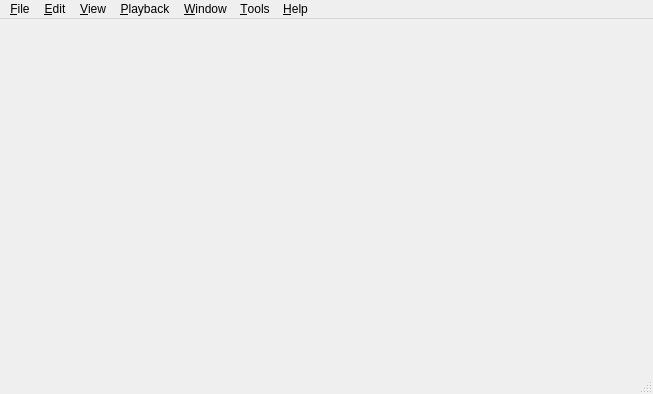
<?xml version="1.0" encoding="UTF-8"?>
<ui version="4.0">
 <class>MainWindow</class>
 <widget class="QMainWindow" name="MainWindow">
  <property name="geometry">
   <rect>
    <x>0</x>
    <y>0</y>
    <width>653</width>
    <height>394</height>
   </rect>
  </property>
  <property name="windowTitle">
   <string>MainWindow</string>
  </property>
  <widget class="QWidget" name="centralWidget">
   <property name="sizePolicy">
    <sizepolicy hsizetype="Minimum" vsizetype="Minimum">
     <horstretch>0</horstretch>
     <verstretch>0</verstretch>
    </sizepolicy>
   </property>
   <property name="maximumSize">
    <size>
     <width>0</width>
     <height>0</height>
    </size>
   </property>
  </widget>
  <widget class="QMenuBar" name="menuBar">
   <property name="geometry">
    <rect>
     <x>0</x>
     <y>0</y>
     <width>653</width>
     <height>16</height>
    </rect>
   </property>
   <widget class="QMenu" name="menu_File">
    <property name="title">
     <string>&amp;File</string>
    </property>
    <widget class="QMenu" name="menu_New">
     <property name="title">
      <string>&amp;New</string>
     </property>
     <addaction name="actionProject"/>
     <addaction name="separator"/>
     <addaction name="actionSequence"/>
     <addaction name="actionFolder"/>
    </widget>
    <widget class="QMenu" name="menuOpen_Recent">
     <property name="title">
      <string>Open Recent</string>
     </property>
    </widget>
    <addaction name="menu_New"/>
    <addaction name="action_Open_Project"/>
    <addaction name="menuOpen_Recent"/>
    <addaction name="action_Save_Project"/>
    <addaction name="actionSave_Project_As"/>
    <addaction name="separator"/>
    <addaction name="action_Import"/>
    <addaction name="separator"/>
    <addaction name="actionExport"/>
    <addaction name="separator"/>
    <addaction name="actionExit"/>
   </widget>
   <widget class="QMenu" name="menuEdit">
    <property name="title">
     <string>&amp;Edit</string>
    </property>
    <addaction name="action_Undo"/>
    <addaction name="action_Redo"/>
    <addaction name="separator"/>
    <addaction name="actionCu_t"/>
    <addaction name="actionCop_y"/>
    <addaction name="action_Paste"/>
    <addaction name="actionPasteInsert"/>
    <addaction name="actionDuplicate"/>
    <addaction name="actionDelete"/>
    <addaction name="actionRipple_Delete"/>
    <addaction name="separator"/>
    <addaction name="actionSelect_All"/>
    <addaction name="actionDeselect_All"/>
    <addaction name="separator"/>
    <addaction name="actionAdd_Default_Transition"/>
    <addaction name="actionLink_Unlink"/>
    <addaction name="actionRipple_To_In_Point"/>
    <addaction name="actionRipple_to_Out_Point"/>
    <addaction name="actionEdit_to_In_Point"/>
    <addaction name="actionEdit_to_Out_Point"/>
    <addaction name="actionSplit_at_Playhead"/>
    <addaction name="separator"/>
    <addaction name="actionSet_In_Point"/>
    <addaction name="actionSet_Out_Point"/>
    <addaction name="actionClear_In_Out"/>
    <addaction name="actionDelete_In_Out"/>
    <addaction name="actionRipple_Delete_In_Out"/>
    <addaction name="separator"/>
    <addaction name="actionSet_Edit_Marker"/>
    <addaction name="actionEnable_Disable_Clip"/>
    <addaction name="actionNest"/>
   </widget>
   <widget class="QMenu" name="menuWindow">
    <property name="title">
     <string>&amp;Window</string>
    </property>
    <addaction name="actionProject_2"/>
    <addaction name="actionEffect_Controls"/>
    <addaction name="actionFootage_Viewer"/>
    <addaction name="actionViewer"/>
    <addaction name="actionTimeline"/>
    <addaction name="separator"/>
    <addaction name="actionReset_to_default_layout"/>
   </widget>
   <widget class="QMenu" name="menu_Help">
    <property name="title">
     <string>&amp;Help</string>
    </property>
    <addaction name="actionAbout"/>
   </widget>
   <widget class="QMenu" name="menu_View">
    <property name="title">
     <string>&amp;View</string>
    </property>
    <widget class="QMenu" name="menuTitle_Action_Safe_Area">
     <property name="title">
      <string>Title/Action Safe Area</string>
     </property>
     <addaction name="actionOff"/>
     <addaction name="actionDefault"/>
     <addaction name="action4_3"/>
     <addaction name="action16_9"/>
     <addaction name="actionCustom"/>
    </widget>
    <addaction name="actionTimeline_Track_Lines"/>
    <addaction name="actionZoom_In"/>
    <addaction name="actionZoom_out"/>
    <addaction name="actionIncrease_Track_Height"/>
    <addaction name="actionDecrease_Track_Height"/>
    <addaction name="actionToggle_Show_All"/>
    <addaction name="separator"/>
    <addaction name="actionFrames"/>
    <addaction name="actionDrop_Frame"/>
    <addaction name="actionNon_Drop_Frame"/>
    <addaction name="actionMilliseconds"/>
    <addaction name="separator"/>
    <addaction name="menuTitle_Action_Safe_Area"/>
    <addaction name="separator"/>
    <addaction name="separator"/>
    <addaction name="actionFull_Screen"/>
   </widget>
   <widget class="QMenu" name="menuPlayback">
    <property name="title">
     <string>&amp;Playback</string>
    </property>
    <addaction name="actionGo_to_start"/>
    <addaction name="actionPrevious_Frame"/>
    <addaction name="actionPlay_Pause"/>
    <addaction name="actionNext_Frame"/>
    <addaction name="actionGo_to_End"/>
    <addaction name="separator"/>
    <addaction name="actionGo_to_Previous_Cut"/>
    <addaction name="actionGo_to_Next_Cut"/>
   </widget>
   <widget class="QMenu" name="menu_Tools">
    <property name="title">
     <string>&amp;Tools</string>
    </property>
    <addaction name="separator"/>
    <addaction name="actionPointer_Tool"/>
    <addaction name="actionEdit_Tool"/>
    <addaction name="actionRipple_Tool"/>
    <addaction name="actionRolling_Tool"/>
    <addaction name="actionRazor_Tool"/>
    <addaction name="actionSlip_Tool"/>
    <addaction name="actionSlide_Tool"/>
    <addaction name="actionHand_Tool"/>
    <addaction name="actionTransition_Tool"/>
    <addaction name="separator"/>
    <addaction name="actionToggle_Snapping"/>
    <addaction name="actionSelecting_Also_Seeks"/>
    <addaction name="actionEdit_Tool_Also_Seeks"/>
    <addaction name="actionEdit_Tool_Selects_Links"/>
    <addaction name="actionSeek_to_the_End_of_Pastes"/>
    <addaction name="actionScroll_Wheel_Zooms"/>
    <addaction name="actionRectified_Waveforms"/>
    <addaction name="actionEnable_Drag_Files_to_Timeline"/>
    <addaction name="actionAuto_scale_by_Default"/>
    <addaction name="actionEnable_Seek_to_Import"/>
    <addaction name="actionAudio_Scrubbing"/>
    <addaction name="actionEnable_Drop_on_Media_to_Replace"/>
    <addaction name="actionEnable_Hover_Focus"/>
    <addaction name="separator"/>
    <addaction name="actionNo_autoscroll"/>
    <addaction name="actionPage_Autoscroll"/>
    <addaction name="actionSmooth_Auto_scroll"/>
    <addaction name="separator"/>
    <addaction name="actionPreferences"/>
    <addaction name="actionCrash"/>
    <addaction name="separator"/>
   </widget>
   <addaction name="menu_File"/>
   <addaction name="menuEdit"/>
   <addaction name="menu_View"/>
   <addaction name="menuPlayback"/>
   <addaction name="menuWindow"/>
   <addaction name="menu_Tools"/>
   <addaction name="menu_Help"/>
  </widget>
  <widget class="QStatusBar" name="statusBar"/>
  <action name="action_Open_Project">
   <property name="text">
    <string>&amp;Open Project</string>
   </property>
   <property name="shortcut">
    <string>Ctrl+O</string>
   </property>
  </action>
  <action name="action_Save_Project">
   <property name="text">
    <string>&amp;Save Project</string>
   </property>
   <property name="shortcut">
    <string>Ctrl+S</string>
   </property>
  </action>
  <action name="actionSave_Project_As">
   <property name="text">
    <string>Save Project &amp;As</string>
   </property>
   <property name="shortcut">
    <string>Ctrl+Shift+S</string>
   </property>
  </action>
  <action name="action_Import">
   <property name="text">
    <string>&amp;Import...</string>
   </property>
   <property name="shortcut">
    <string>Ctrl+I</string>
   </property>
  </action>
  <action name="actionExport">
   <property name="text">
    <string>&amp;Export...</string>
   </property>
   <property name="shortcut">
    <string>Ctrl+M</string>
   </property>
  </action>
  <action name="actionExit">
   <property name="text">
    <string>E&amp;xit</string>
   </property>
  </action>
  <action name="actionAbout">
   <property name="text">
    <string>About...</string>
   </property>
  </action>
  <action name="action_Undo">
   <property name="text">
    <string>&amp;Undo</string>
   </property>
   <property name="shortcut">
    <string>Ctrl+Z</string>
   </property>
  </action>
  <action name="action_Redo">
   <property name="text">
    <string>&amp;Redo</string>
   </property>
   <property name="shortcut">
    <string>Ctrl+Shift+Z</string>
   </property>
  </action>
  <action name="actionCu_t">
   <property name="text">
    <string>Cu&amp;t</string>
   </property>
   <property name="shortcut">
    <string>Ctrl+X</string>
   </property>
  </action>
  <action name="actionCop_y">
   <property name="text">
    <string>Cop&amp;y</string>
   </property>
   <property name="shortcut">
    <string>Ctrl+C</string>
   </property>
  </action>
  <action name="action_Paste">
   <property name="text">
    <string>&amp;Paste</string>
   </property>
   <property name="shortcut">
    <string>Ctrl+V</string>
   </property>
  </action>
  <action name="actionPasteInsert">
   <property name="text">
    <string>Paste Insert</string>
   </property>
   <property name="shortcut">
    <string>Ctrl+Shift+V</string>
   </property>
  </action>
  <action name="actionDelete">
   <property name="text">
    <string>Delete</string>
   </property>
   <property name="shortcut">
    <string>Del</string>
   </property>
  </action>
  <action name="actionSelect_All">
   <property name="text">
    <string>Select &amp;All</string>
   </property>
   <property name="shortcut">
    <string>Ctrl+A</string>
   </property>
  </action>
  <action name="actionTimeline_Track_Lines">
   <property name="checkable">
    <bool>true</bool>
   </property>
   <property name="text">
    <string>Track Lines</string>
   </property>
  </action>
  <action name="actionProject">
   <property name="text">
    <string>Project...</string>
   </property>
   <property name="shortcut">
    <string>Ctrl+N</string>
   </property>
  </action>
  <action name="actionSequence">
   <property name="text">
    <string>Sequence...</string>
   </property>
   <property name="shortcut">
    <string>Ctrl+Shift+N</string>
   </property>
  </action>
  <action name="actionZoom_In">
   <property name="text">
    <string>Zoom In</string>
   </property>
   <property name="shortcut">
    <string>=</string>
   </property>
  </action>
  <action name="actionZoom_out">
   <property name="text">
    <string>Zoom Out</string>
   </property>
   <property name="shortcut">
    <string>-</string>
   </property>
  </action>
  <action name="actionProject_2">
   <property name="checkable">
    <bool>true</bool>
   </property>
   <property name="checked">
    <bool>true</bool>
   </property>
   <property name="text">
    <string>Project</string>
   </property>
  </action>
  <action name="actionEffect_Controls">
   <property name="checkable">
    <bool>true</bool>
   </property>
   <property name="checked">
    <bool>true</bool>
   </property>
   <property name="text">
    <string>Effect Controls</string>
   </property>
  </action>
  <action name="actionViewer">
   <property name="checkable">
    <bool>true</bool>
   </property>
   <property name="checked">
    <bool>true</bool>
   </property>
   <property name="text">
    <string>Sequence Viewer</string>
   </property>
  </action>
  <action name="actionTimeline">
   <property name="checkable">
    <bool>true</bool>
   </property>
   <property name="checked">
    <bool>true</bool>
   </property>
   <property name="text">
    <string>Timeline</string>
   </property>
  </action>
  <action name="actionRipple_Delete">
   <property name="text">
    <string>Ripple Delete</string>
   </property>
   <property name="shortcut">
    <string>Shift+Del</string>
   </property>
  </action>
  <action name="actionSplit_at_Playhead">
   <property name="text">
    <string>Split at Playhead</string>
   </property>
   <property name="shortcut">
    <string>Ctrl+K</string>
   </property>
  </action>
  <action name="actionDeselect_All">
   <property name="text">
    <string>Deselect All</string>
   </property>
  </action>
  <action name="actionGo_to_start">
   <property name="text">
    <string>Go to Start</string>
   </property>
   <property name="shortcut">
    <string>Home</string>
   </property>
  </action>
  <action name="actionReset_to_default_layout">
   <property name="text">
    <string>Reset to default layout</string>
   </property>
  </action>
  <action name="actionPrevious_Frame">
   <property name="text">
    <string>Previous Frame</string>
   </property>
   <property name="shortcut">
    <string>Left</string>
   </property>
  </action>
  <action name="actionPlay_Pause">
   <property name="text">
    <string>Play/Pause</string>
   </property>
   <property name="shortcut">
    <string>Space</string>
   </property>
  </action>
  <action name="actionNext_Frame">
   <property name="text">
    <string>Next Frame</string>
   </property>
   <property name="shortcut">
    <string>Right</string>
   </property>
  </action>
  <action name="actionGo_to_End">
   <property name="text">
    <string>Go to End</string>
   </property>
   <property name="shortcut">
    <string>End</string>
   </property>
  </action>
  <action name="actionCrash">
   <property name="text">
    <string>Crash</string>
   </property>
   <property name="visible">
    <bool>false</bool>
   </property>
  </action>
  <action name="actionPointer_Tool">
   <property name="text">
    <string>Pointer Tool</string>
   </property>
   <property name="shortcut">
    <string>V</string>
   </property>
  </action>
  <action name="actionEdit_Tool">
   <property name="text">
    <string>Edit Tool</string>
   </property>
   <property name="shortcut">
    <string>X</string>
   </property>
  </action>
  <action name="actionRazor_Tool">
   <property name="text">
    <string>Razor Tool</string>
   </property>
   <property name="shortcut">
    <string>C</string>
   </property>
  </action>
  <action name="actionRipple_Tool">
   <property name="text">
    <string>Ripple Tool</string>
   </property>
   <property name="shortcut">
    <string>B</string>
   </property>
  </action>
  <action name="actionRolling_Tool">
   <property name="text">
    <string>Rolling Tool</string>
   </property>
   <property name="shortcut">
    <string>N</string>
   </property>
   <property name="visible">
    <bool>false</bool>
   </property>
  </action>
  <action name="actionPreferences">
   <property name="text">
    <string>Preferences</string>
   </property>
   <property name="shortcut">
    <string>Ctrl+.</string>
   </property>
  </action>
  <action name="actionToggle_Snapping">
   <property name="checkable">
    <bool>true</bool>
   </property>
   <property name="text">
    <string>Snapping</string>
   </property>
   <property name="toolTip">
    <string>Snapping</string>
   </property>
   <property name="shortcut">
    <string>S</string>
   </property>
  </action>
  <action name="actionSlip_Tool">
   <property name="text">
    <string>Slip Tool</string>
   </property>
   <property name="shortcut">
    <string>Y</string>
   </property>
  </action>
  <action name="actionGo_to_Previous_Cut">
   <property name="text">
    <string>Go to Previous Cut</string>
   </property>
   <property name="shortcut">
    <string>Up</string>
   </property>
  </action>
  <action name="actionGo_to_Next_Cut">
   <property name="text">
    <string>Go to Next Cut</string>
   </property>
   <property name="shortcut">
    <string>Down</string>
   </property>
  </action>
  <action name="actionEdit_Tool_Also_Seeks">
   <property name="checkable">
    <bool>true</bool>
   </property>
   <property name="text">
    <string>Edit Tool Also Seeks</string>
   </property>
  </action>
  <action name="actionIncrease_Track_Height">
   <property name="text">
    <string>Increase Track Height</string>
   </property>
   <property name="shortcut">
    <string>Ctrl+=</string>
   </property>
  </action>
  <action name="actionDecrease_Track_Height">
   <property name="text">
    <string>Decrease Track Height</string>
   </property>
   <property name="shortcut">
    <string>Ctrl+-</string>
   </property>
  </action>
  <action name="actionFrames">
   <property name="checkable">
    <bool>true</bool>
   </property>
   <property name="text">
    <string>Frames</string>
   </property>
  </action>
  <action name="actionDrop_Frame">
   <property name="checkable">
    <bool>true</bool>
   </property>
   <property name="text">
    <string>Drop-Frame</string>
   </property>
  </action>
  <action name="actionNon_Drop_Frame">
   <property name="checkable">
    <bool>true</bool>
   </property>
   <property name="text">
    <string>Non-Drop Frame</string>
   </property>
  </action>
  <action name="actionEdit_Tool_Selects_Links">
   <property name="checkable">
    <bool>true</bool>
   </property>
   <property name="text">
    <string>Edit Tool Selects Links</string>
   </property>
  </action>
  <action name="actionDuplicate">
   <property name="text">
    <string>Duplicate</string>
   </property>
   <property name="shortcut">
    <string>Ctrl+D</string>
   </property>
  </action>
  <action name="actionSelecting_Also_Seeks">
   <property name="checkable">
    <bool>true</bool>
   </property>
   <property name="text">
    <string>Selecting Also Seeks</string>
   </property>
  </action>
  <action name="actionSeek_to_the_End_of_Pastes">
   <property name="checkable">
    <bool>true</bool>
   </property>
   <property name="text">
    <string>Seek to the End of Pastes</string>
   </property>
  </action>
  <action name="actionAdd_Default_Transition">
   <property name="text">
    <string>Add Default Transition</string>
   </property>
   <property name="shortcut">
    <string>Ctrl+Shift+D</string>
   </property>
  </action>
  <action name="actionSlide_Tool">
   <property name="text">
    <string>Slide Tool</string>
   </property>
   <property name="shortcut">
    <string>U</string>
   </property>
  </action>
  <action name="actionFolder">
   <property name="text">
    <string>Folder</string>
   </property>
  </action>
  <action name="actionClear_Recent_List">
   <property name="text">
    <string>Clear Recent List</string>
   </property>
  </action>
  <action name="actionScroll_Wheel_Zooms">
   <property name="checkable">
    <bool>true</bool>
   </property>
   <property name="text">
    <string>Scroll Wheel Zooms</string>
   </property>
  </action>
  <action name="actionLink_Unlink">
   <property name="text">
    <string>Link/Unlink</string>
   </property>
   <property name="shortcut">
    <string>Ctrl+L</string>
   </property>
  </action>
  <action name="actionRipple_To_In_Point">
   <property name="text">
    <string>Ripple to In Point</string>
   </property>
   <property name="shortcut">
    <string>Q</string>
   </property>
  </action>
  <action name="actionRipple_to_Out_Point">
   <property name="text">
    <string>Ripple to Out Point</string>
   </property>
   <property name="shortcut">
    <string>W</string>
   </property>
  </action>
  <action name="actionSet_In_Point">
   <property name="text">
    <string>Set In Point</string>
   </property>
   <property name="shortcut">
    <string>I</string>
   </property>
  </action>
  <action name="actionSet_Out_Point">
   <property name="text">
    <string>Set Out Point</string>
   </property>
   <property name="shortcut">
    <string>O</string>
   </property>
  </action>
  <action name="actionClear_In_Out">
   <property name="text">
    <string>Clear In/Out</string>
   </property>
   <property name="shortcut">
    <string>G</string>
   </property>
  </action>
  <action name="actionDelete_In_Out">
   <property name="text">
    <string>Delete In/Out</string>
   </property>
   <property name="shortcut">
    <string>;</string>
   </property>
  </action>
  <action name="actionRipple_Delete_In_Out">
   <property name="text">
    <string>Ripple Delete In/Out</string>
   </property>
   <property name="shortcut">
    <string>'</string>
   </property>
  </action>
  <action name="actionRectified_Waveforms">
   <property name="checkable">
    <bool>true</bool>
   </property>
   <property name="text">
    <string>Rectified Waveforms</string>
   </property>
  </action>
  <action name="actionDefault">
   <property name="checkable">
    <bool>true</bool>
   </property>
   <property name="text">
    <string>Default</string>
   </property>
  </action>
  <action name="actionOff">
   <property name="checkable">
    <bool>true</bool>
   </property>
   <property name="text">
    <string>Off</string>
   </property>
  </action>
  <action name="action4_3">
   <property name="checkable">
    <bool>true</bool>
   </property>
   <property name="text">
    <string>4:3</string>
   </property>
  </action>
  <action name="action16_9">
   <property name="checkable">
    <bool>true</bool>
   </property>
   <property name="text">
    <string>16:9</string>
   </property>
  </action>
  <action name="actionCustom">
   <property name="checkable">
    <bool>true</bool>
   </property>
   <property name="text">
    <string>Custom</string>
   </property>
  </action>
  <action name="actionEnable_Drag_Files_to_Timeline">
   <property name="checkable">
    <bool>true</bool>
   </property>
   <property name="text">
    <string>Enable Drag Files to Timeline</string>
   </property>
  </action>
  <action name="actionAuto_scale_by_Default">
   <property name="checkable">
    <bool>true</bool>
   </property>
   <property name="text">
    <string>Auto-scale by Default</string>
   </property>
  </action>
  <action name="actionSet_Edit_Marker">
   <property name="text">
    <string>Set/Edit Marker</string>
   </property>
   <property name="shortcut">
    <string>M</string>
   </property>
  </action>
  <action name="actionEnable_Disable_Clip">
   <property name="text">
    <string>Enable/Disable Clip</string>
   </property>
   <property name="shortcut">
    <string>Shift+E</string>
   </property>
  </action>
  <action name="actionEnable_Seek_to_Import">
   <property name="checkable">
    <bool>true</bool>
   </property>
   <property name="text">
    <string>Enable Seek to Import</string>
   </property>
  </action>
  <action name="actionAudio_Scrubbing">
   <property name="checkable">
    <bool>true</bool>
   </property>
   <property name="text">
    <string>Audio Scrubbing</string>
   </property>
  </action>
  <action name="actionTransition_Tool">
   <property name="text">
    <string>Transition Tool</string>
   </property>
   <property name="shortcut">
    <string>T</string>
   </property>
  </action>
  <action name="actionEdit_to_In_Point">
   <property name="text">
    <string>Edit to In Point</string>
   </property>
   <property name="shortcut">
    <string>Ctrl+Alt+Q</string>
   </property>
  </action>
  <action name="actionEdit_to_Out_Point">
   <property name="text">
    <string>Edit to Out Point</string>
   </property>
   <property name="shortcut">
    <string>Ctrl+Alt+W</string>
   </property>
  </action>
  <action name="actionNest">
   <property name="text">
    <string>Nest</string>
   </property>
  </action>
  <action name="actionToggle_Show_All">
   <property name="text">
    <string>Toggle Show All</string>
   </property>
   <property name="shortcut">
    <string>\</string>
   </property>
  </action>
  <action name="actionEnable_Drop_on_Media_to_Replace">
   <property name="checkable">
    <bool>true</bool>
   </property>
   <property name="text">
    <string>Enable Drop File on Media to Replace</string>
   </property>
  </action>
  <action name="actionFootage_Viewer">
   <property name="checkable">
    <bool>true</bool>
   </property>
   <property name="text">
    <string>Footage Viewer</string>
   </property>
  </action>
  <action name="actionNo_autoscroll">
   <property name="checkable">
    <bool>true</bool>
   </property>
   <property name="text">
    <string>No Auto-scroll</string>
   </property>
  </action>
  <action name="actionPage_Autoscroll">
   <property name="checkable">
    <bool>true</bool>
   </property>
   <property name="text">
    <string>Page Auto-scroll</string>
   </property>
  </action>
  <action name="actionSmooth_Auto_scroll">
   <property name="checkable">
    <bool>true</bool>
   </property>
   <property name="text">
    <string>Smooth Auto-scroll</string>
   </property>
  </action>
  <action name="actionMilliseconds">
   <property name="checkable">
    <bool>true</bool>
   </property>
   <property name="text">
    <string>Milliseconds</string>
   </property>
  </action>
  <action name="actionEnable_Hover_Focus">
   <property name="checkable">
    <bool>true</bool>
   </property>
   <property name="text">
    <string>Enable Hover Focus for Zooming</string>
   </property>
  </action>
  <action name="actionFull_Screen">
   <property name="checkable">
    <bool>true</bool>
   </property>
   <property name="text">
    <string>Full Screen</string>
   </property>
   <property name="shortcut">
    <string>F11</string>
   </property>
  </action>
  <action name="actionHand_Tool">
   <property name="text">
    <string>Hand Tool</string>
   </property>
   <property name="shortcut">
    <string>H</string>
   </property>
  </action>
 </widget>
 <layoutdefault spacing="6" margin="11"/>
 <resources/>
 <connections/>
</ui>
